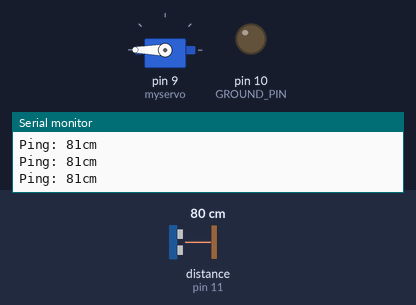
Simulated run of this sketch. Board: Arduino Uno, built with avr-gcc and run on an emulated ATmega328P. On the bench: servo, output pins drawn as LEDs (lit = HIGH), the last lines printed to the serial monitor. Inputs (shaded band) come from the test bench; at power-on: distance to the obstacle (sensor on pin 11) 80 cm. The echo pulse lasts 58.3 µs per cm; pins used as bus, display or sensor lines are not drawn.

Above: at 1.2 s.
1.3 s: distance to the obstacle (sensor on pin 11) set to 18 cm
2.8 s: distance to the obstacle (sensor on pin 11) set to 14 cm
At 3.4 s:
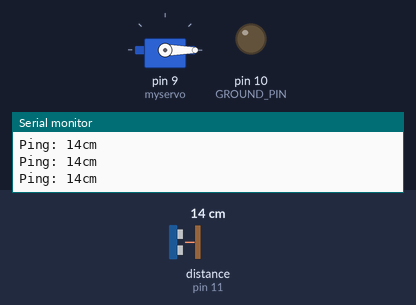
4.3 s: distance to the obstacle (sensor on pin 11) set to 35 cm
At 5.4 s:
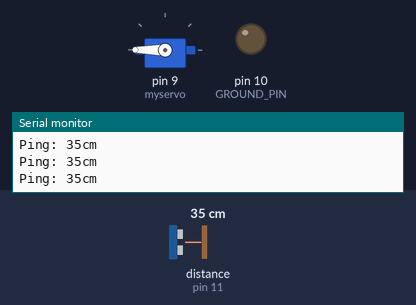
5.8 s: distance to the obstacle (sensor on pin 11) set to 2 cm
At 6.8 s:
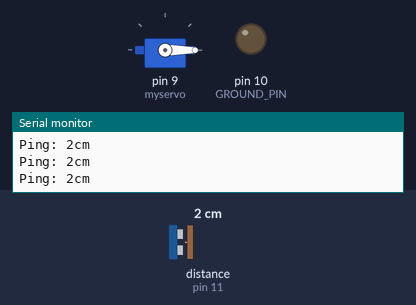
Timing chart, 0 to 8.3 s (numbered marks = the images above; inputs shaded):
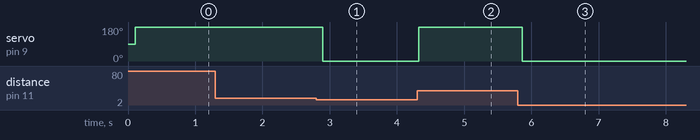

The sketch:

ultrasonic_servo.ino
```cpp
// --------------------------------------------------------------------------------------
// APSC 101- 2020WT2
// Code for video Arduino 05 - Using Sonar + Serioal Monitor (for detecting distance)
//
// VERSION 2 -  (harder - uses “NewPing” library)
//
//
// Video located at:
// https://learning.video.ubc.ca/media/Arduino+05_+Using+Sonar+%26+Serial+Monitor+%28for+detecting+distance%29/0_cn8ntxyu 
//
//
//
// This program uses an ultrasonic distance sensor (sonar)
// and shows its readings on the screen of an attached
// computer, via the Arduino Serial Monitor.
// IMPORTANT:  This Version 2 program uses the "NewPing" library, which can be installed
// by selecting “Sketch → Include Library → Manage Library and then adding NewPing
//
//  Instructions here:  https://www.ardu-badge.com/NewPing
//
// --------------------------------------------------------------------------------------

#include <NewPing.h>      // include the NewPing library for this program
#include <Servo.h>

Servo myservo;  // create servo object to control a servo

int potpin = A0;  // analog pin used to connect the potentiometer
int val;    // variable to read the value from the analog pin

#define VCC_PIN 13
#define TRIGGER_PIN 12    // sonar trigger pin will be attached to Arduino pin 12
#define ECHO_PIN 11       // sonar echo pint will be attached to Arduino pin 11
#define GROUND_PIN 10
#define MAX_DISTANCE 200  // fmaximum distance set to 200 cm
NewPing sonar(TRIGGER_PIN, ECHO_PIN, MAX_DISTANCE); // initialize NewPing


void setup() //do the following things once

{
  Serial. begin(9600);            // set data transmission rate to communicate with computer
  pinMode(ECHO_PIN, INPUT) ;
  pinMode(TRIGGER_PIN, OUTPUT) ;
  pinMode(GROUND_PIN, OUTPUT);    // tell pin 10 it is going to be an output
  pinMode(VCC_PIN, OUTPUT);       // tell pin 13 it is going to be an output
  digitalWrite(GROUND_PIN,LOW);   // tell pin 10 to output LOW (OV, or ground)
  digitalWrite(VCC_PIN, HIGH) ;   // tell pin 13 to output HIGH (+5V)

  myservo.attach(9);  // attaches the servo on pin 9 to the servo object
}

void loop() // do the following things forever

{
  delay(100);                             // wait for this number of milliseconds
  int DISTANCE_IN_CM = sonar.ping_cm();   // read the sonar sensor, using a variable
  Serial.print("Ping: ");                 //print “Ping:" on the computer display
  Serial.print(DISTANCE_IN_CM);           //print the value of the variable next
  Serial.println("cm");                   //print "cm" after that, then go to next lin

  if (DISTANCE_IN_CM <= 15) {
    myservo.write(0);
  }
  else {
    myservo.write(180);
  }
}
```

Measured:
- the behaviour switches between 16 and 15 cm on distance to the obstacle (sensor on pin 11) (found by bisection; images 0 and 1)
- after the input at 2.8 s, servo on pin 9 (myservo): 180° → 0° after 0.10 s
- after the input at 4.3 s, servo on pin 9 (myservo): 0° → 180° at once
- after the input at 5.8 s, servo on pin 9 (myservo): 180° → 0° after 0.06 s
